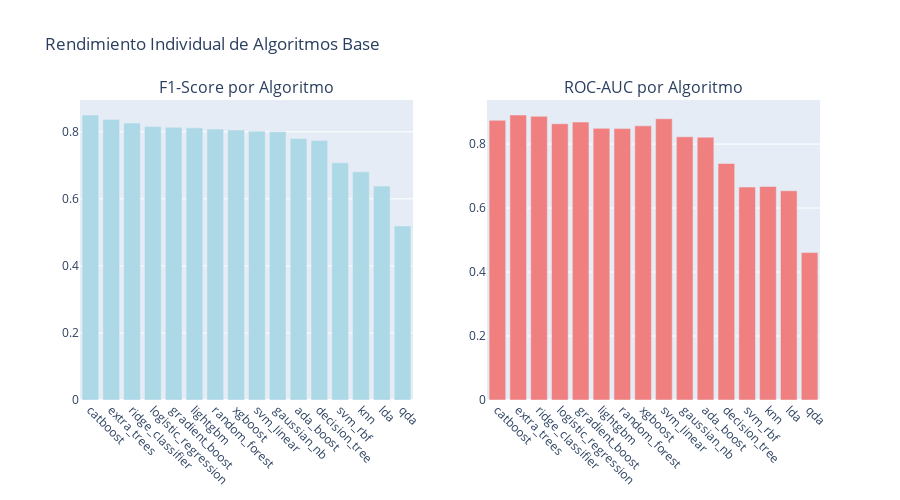

The notebook cell this image was saved under:
### Code cell
# Visualizar el rendimiento de los algoritmos individuales
fig = make_subplots(rows=1, cols=2, 
                    subplot_titles=['F1-Score por Algoritmo', 'ROC-AUC por Algoritmo'])

# F1-Score
fig.add_trace(go.Bar(
    x=individual_df['name'],
    y=individual_df['f1_score'],
    name='F1-Score',
    marker_color='lightblue'
), row=1, col=1)

# ROC-AUC
fig.add_trace(go.Bar(
    x=individual_df['name'],
    y=individual_df['roc_auc'],
    name='ROC-AUC',
    marker_color='lightcoral'
), row=1, col=2)

fig.update_layout(
    title="Rendimiento Individual de Algoritmos Base",
    height=500,
    showlegend=False
)

fig.update_xaxes(tickangle=45)
fig.show()

print("La visualizacion muestra el rendimiento individual de cada algoritmo antes del ensemble.")

### Figure 1 — Plotly figure (JSON) as saved in the notebook; plotly's stock layout.template omitted (floating-point values rounded to 4 significant figures)
{"data": [{"marker": {"color": "lightblue"}, "name": "F1-Score", "type": "bar", "x": ["catboost", "extra_trees", "ridge_classifier", "logistic_regression", "gradient_boost", "lightgbm", "random_forest", "xgboost", "svm_linear", "gaussian_nb", "ada_boost", "decision_tree", "svm_rbf", "knn", "lda", "qda"], "xaxis": "x", "y": [0.85, 0.8367, 0.8261, 0.8155, 0.8133, 0.8117, 0.808, 0.8051, 0.8018, 0.8, 0.7801, 0.7737, 0.7073, 0.6805, 0.6379, 0.5191], "yaxis": "y"}, {"marker": {"color": "lightcoral"}, "name": "ROC-AUC", "type": "bar", "x": ["catboost", "extra_trees", "ridge_classifier", "logistic_regression", "gradient_boost", "lightgbm", "random_forest", "xgboost", "svm_linear", "gaussian_nb", "ada_boost", "decision_tree", "svm_rbf", "knn", "lda", "qda"], "xaxis": "x2", "y": [0.8744, 0.8909, 0.8869, 0.8636, 0.869, 0.8491, 0.8484, 0.857, 0.8791, 0.8228, 0.8216, 0.7393, 0.6658, 0.6675, 0.6541, 0.4608], "yaxis": "y2"}], "layout": {"annotations": [{"font": {"size": 16}, "showarrow": false, "text": "F1-Score por Algoritmo", "x": 0.225, "xanchor": "center", "xref": "paper", "y": 1, "yanchor": "bottom", "yref": "paper"}, {"font": {"size": 16}, "showarrow": false, "text": "ROC-AUC por Algoritmo", "x": 0.775, "xanchor": "center", "xref": "paper", "y": 1, "yanchor": "bottom", "yref": "paper"}], "height": 500, "showlegend": false, "title": {"text": "Rendimiento Individual de Algoritmos Base"}, "xaxis": {"anchor": "y", "domain": [0, 0.45], "tickangle": 45}, "xaxis2": {"anchor": "y2", "domain": [0.55, 1], "tickangle": 45}, "yaxis": {"anchor": "x", "domain": [0, 1]}, "yaxis2": {"anchor": "x2", "domain": [0, 1]}}}
